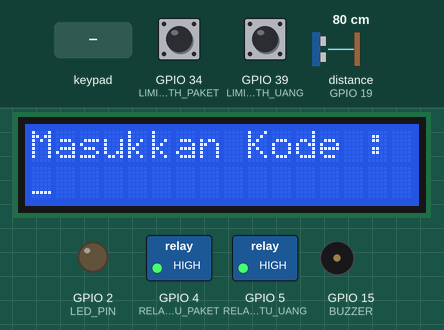
A sketch run on a simulated ESP8266 (NodeMCU). On the bench: 16×2 character LCD, switched loads named in the sketch (green lamp = pin HIGH), output pins drawn as LEDs (lit = HIGH), buzzer (waves = sounding, pin HIGH). The test bench sets the inputs (shaded band); at power-on: GPIO 34 (LIMIT_SWICTH_PAKET) LOW, GPIO 39 (LIMIT_SWICTH_UANG) LOW, distance to the obstacle (sensor on GPIO 19) 80 cm. The echo pulse lasts 58.3 µs per cm; WiFi joins after 1.5 s; servers stay silent unless stated; random numbers use the default seed unless the sketch sets one; what the sketch prints to the serial monitor is not drawn.

Above: at 4.7 s.
5.9 s: keypad keys 1 3 1 2 1 4 2 7 D pressed 0.4 s apart
At 10.8 s:
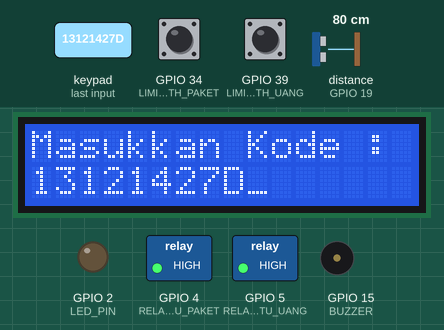
11.0 s: key 'A' pressed
At 12.0 s:
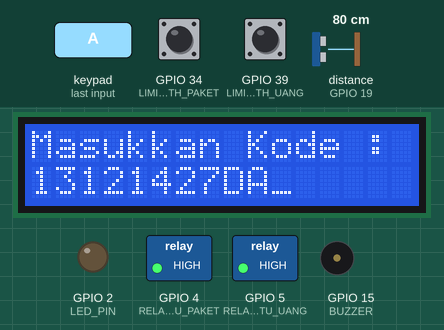
13.6 s: key 'B' pressed
At 14.4 s:
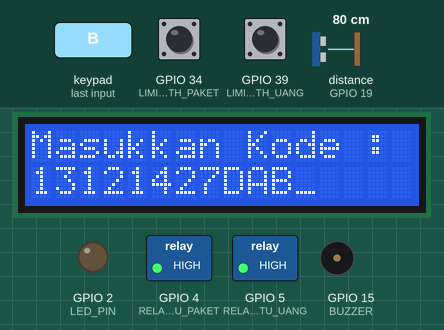
16.6 s: keypad keys 1 3 1 2 1 4 2 7 # pressed 0.4 s apart
At 21.5 s:
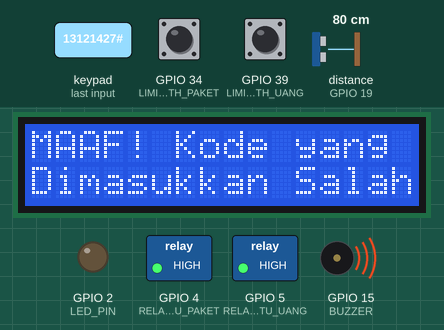
21.7 s: key '*' pressed
24.7 s: keypad keys 1 3 1 2 1 4 2 7 A pressed 0.4 s apart
At 29.6 s:
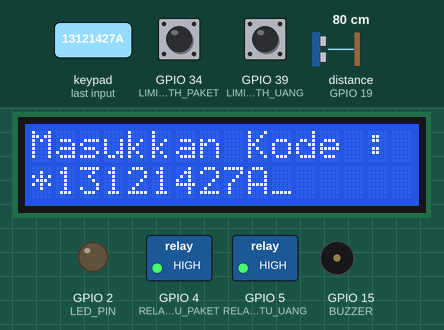
Timing chart, 0 to 30.8 s (numbered marks = the images above; inputs shaded):
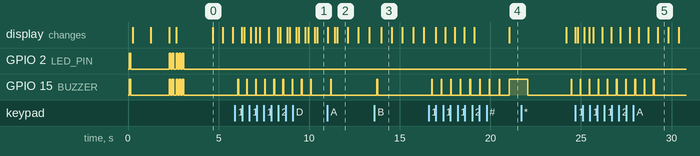

Measured:
- after the input at 5.9 s, GPIO 15 (BUZZER): alternates HIGH for 0.04 s and LOW for 0.46 s, starting after 0.16 s
- after the input at 11.0 s, GPIO 15 (BUZZER): LOW → HIGH after 0.18 s, → LOW 0.04 s later
- after the input at 13.6 s, GPIO 15 (BUZZER): LOW → HIGH after 0.14 s, → LOW 0.04 s later
- after the input at 16.6 s, GPIO 15 (BUZZER): alternates HIGH for 0.04 s and LOW for 0.49 s, starting after 0.16 s
- after the input at 24.7 s, GPIO 15 (BUZZER): alternates HIGH for 0.04 s and LOW for 0.47 s, 18 changes in all, then stays LOW, starting after 0.26 s

The sketch:

esp32.ino
```cpp
#include <WiFi.h>
#include <Keypad.h>
#include <NewPing.h>
#include <LiquidCrystal_I2C.h>
#include <CTBot.h>

#define LIMIT_SWICTH_PAKET 34
#define LIMIT_SWICTH_UANG  39
#define RELAY_PINTU_PAKET  4
#define RELAY_PINTU_UANG   5
#define LED_PIN            2
#define BUZZER             15
#define TRIGPIN            18
#define ECHOPIN            19

#define ssid        "vivo Y27s"
#define password    "ajai1997"
#define token       "7111168526:AAGVUM_-6o5o0S3UVcUsgmsFsgd2g6p1Unc"
#define IDTelegram  msg.sender.id

char keys[4][4] = { {'1','2','3','A'},
                    {'4','5','6','B'},
                    {'7','8','9','C'},
                    {'*','0','#','D'}};
byte rowPins[4] = {13, 12, 14, 27}; // konektor baris ke pin ESP32
byte colPins[4] = {26, 25, 33, 32}; // konektor kolom ke pin ESP32

LiquidCrystal_I2C lcd(0x27, 16, 2);
NewPing sonar(TRIGPIN, ECHOPIN, 200);
Keypad myKeypad = Keypad(makeKeymap(keys), rowPins, colPins, 4, 4);
CTBot myBot;
TBMessage msg;

static unsigned long prevMillis = 0, timerMillis = 500;
static int randomNumber;
static String passwordPaket = "";
static String cursorLCD = "";
static bool logic0, logic1, logic2, logic3, logic4;
static bool x1,x2,x3,x4,x5;

void buzzer(int mode = 0, int index = 3, int timer = 80){
  switch(mode){
    case 0 :
      for(int i=0; i<index; i++){
        digitalWrite(BUZZER, HIGH);
        delay(timer);
        digitalWrite(BUZZER, LOW);
        delay(timer);
      } break;
    case 1 :
      for(int i=0; i<index; i++){
        digitalWrite(LED_PIN, HIGH);
        delay(timer);
        digitalWrite(LED_PIN, LOW);
        delay(timer);
      } break;
    case 2 :
      for(int i=0; i<index; i++){
        digitalWrite(LED_PIN, HIGH);
        digitalWrite(BUZZER, HIGH);
        delay(timer);
        digitalWrite(LED_PIN, LOW);
        digitalWrite(BUZZER, LOW);
        delay(timer);
      } break;
    default :
      break;
  }
}

void connectWifi(){
  Serial.println("Connecting to WiFi...");
      lcd.setCursor(0,0); lcd.print("Menghubungkan Ke");
      lcd.setCursor(0,1); lcd.print("Jaringan Wifi");
  WiFi.begin(ssid, password);
  while (WiFi.status() != WL_CONNECTED) {
    delay(1000);
    Serial.print("."); lcd.print(".");
  }  Serial.println("Wifi Terhubung");
       lcd.setCursor(0,0); lcd.print(" Jaringan Wifi  ");
       lcd.setCursor(0,1); lcd.print("   Terhubung    ");
       buzzer(2,2);
}

void loginTelegram(){
       lcd.setCursor(0,0); lcd.print("Menghubungkan Ke");
       lcd.setCursor(0,1); lcd.print(" Bot Telegram   ");
    Serial.println("login in telegram...");
    while (!myBot.testConnection()){
        myBot.setTelegramToken(token);
        delay(100);}
  if(myBot.testConnection()){
    lcd.setCursor(0,0); lcd.print("Koneksi Telegram");
    lcd.setCursor(0,1); lcd.print("   Terhubung    ");
    buzzer(2,3);
       Serial.print("Telegram connection OK!");
       Serial.print("Waktu Koneksi Telegram : ");
       delay(1500);
  } else {
       Serial.println("Connection Not OK");
       buzzer(2,5);
  }
}

void setup() {
  Serial.begin(115200);
  lcd.init(); lcd.backlight(); lcd.clear();

  pinMode(LIMIT_SWICTH_PAKET,INPUT);
  pinMode(LIMIT_SWICTH_UANG,INPUT);
  pinMode(RELAY_PINTU_PAKET,OUTPUT);
  pinMode(RELAY_PINTU_UANG,OUTPUT);
  pinMode(LED_PIN,OUTPUT);
  pinMode(BUZZER,OUTPUT);

  digitalWrite(RELAY_PINTU_PAKET,HIGH);
  digitalWrite(RELAY_PINTU_UANG,HIGH);
  digitalWrite(LED_PIN,LOW);

  buzzer(2,1);
  connectWifi();
  loginTelegram();
  logic0 = true;

  randomNumber = random(1000, 9999);
  Serial.print("Kode Anda : "); Serial.println(randomNumber);
}

void loop() {
  TBMessage msg;
  char key = myKeypad.getKey();
  int range = sonar.ping_cm();
  int status_paket = digitalRead(LIMIT_SWICTH_PAKET);
  int status_uang = digitalRead(LIMIT_SWICTH_UANG);

  Serial.print("Range : "); Serial.print(range); Serial.println(" cm");

  if(range < 30 && range != 0){
      digitalWrite(LED_PIN, HIGH);
  } else {
    digitalWrite(LED_PIN, LOW);
  }

  if((millis() - prevMillis) > timerMillis){
    if(cursorLCD == "_"){
      cursorLCD = "";
    } else {
      cursorLCD = "_";
    }
    prevMillis = millis();
  }


  if(logic0){
    lcd.setCursor(0,0); lcd.print("Masukkan Kode : ");
    lcd.setCursor(0,1); lcd.print(passwordPaket + cursorLCD + "                ");

     if (key != NO_KEY) {
      if(key != '#'){
        buzzer(0,1,40);
      }
      passwordPaket += key;
      if(key == '*'){
          passwordPaket.remove(passwordPaket.length()-2);
      } else if(key == '#'){
          passwordPaket.remove(passwordPaket.length()-1);
          if(passwordPaket == String(randomNumber)){
              lcd.setCursor(0,0); lcd.print("   Kode Benar   ");
              lcd.setCursor(0,1); lcd.print("                ");
              buzzer(0); digitalWrite(RELAY_PINTU_PAKET, LOW);
              logic0 = false; logic1 = true;
          } else {
              lcd.setCursor(0,0); lcd.print("MAAF! Kode yang ");
              lcd.setCursor(0,1); lcd.print("Dimasukkan Salah");
              buzzer(0,1,1000);
              delay(1000);
          }
          passwordPaket = "";
      }
    }
  }


  if(logic1){
    if(range < 30 && range != 0){
      if(x1){
        lcd.setCursor(0,0); lcd.print("  Paket  Telah  ");
        lcd.setCursor(0,1); lcd.print("   Dimasukkan   ");
        delay(1000); x1 = false;
      } else {
        lcd.setCursor(0,0); lcd.print(" Silahkan Tutup ");
        lcd.setCursor(0,1); lcd.print("  Pintu Kembali ");
        logic2 = true;
      }
    } else {
      lcd.setCursor(0,0); lcd.print("    Silahkan    ");
      lcd.setCursor(0,1); lcd.print(" Masukkan Paket ");
      x1 = true;  logic2 = false;
    }
  }

  if(logic2){
    if(!status_paket){
      logic1 = false;
      digitalWrite(RELAY_PINTU_UANG, LOW);
      digitalWrite(RELAY_PINTU_PAKET, HIGH);
      buzzer(2,2,200);
      digitalWrite(LED_PIN, HIGH);
        lcd.setCursor(0,0); lcd.print(" Silahkan Ambil ");
        lcd.setCursor(0,1); lcd.print("  Uang Di Atas  ");
      myBot.sendMessage(IDTelegram, "Kotak paket anda dibuka oleh kurir");
        delay(3000);  logic3 = true; logic2 = false;
    }
  }

  if(logic3){
    if(!status_uang){
        lcd.setCursor(0,0); lcd.print("  Terima Kasih  ");
        lcd.setCursor(0,1); lcd.print("  Pak Kurir! :) ");

        buzzer(0);
        digitalWrite(LED_PIN, LOW);
        randomNumber = random(1000, 9999);
        digitalWrite(RELAY_PINTU_UANG, HIGH);

        myBot.sendMessage(IDTelegram, "Paket pesanan anda telah sampai,\nSegera cek kelengkapan pesanan anda.");

        myBot.sendMessage(IDTelegram, "Kode Paket Diperbarui\nKode Paket Anda : " +String(randomNumber));
        delay(3000); logic3 = false; logic0 = true;
    } else {
        lcd.setCursor(0,0); lcd.print("  Mohon Pintu   ");
        lcd.setCursor(0,1); lcd.print("Ditutup Kembali ");
    }
  }

  if (myBot.getNewMessage(msg)){
    if (msg.text.equalsIgnoreCase("/start") || msg.text.equalsIgnoreCase("/menu") || msg.text.equalsIgnoreCase("/help")) {
      myBot.sendMessage(IDTelegram, "Menu :\n\n/code -> Mengecek kode paket.\n/changeCode -> Update kode paket\n/openPaket -> Membuka kotak paket\n/openBrankas ->Membuka kotak brankas\n/status -> Mengecek status isi kotak paket");
    } else if (msg.text.equalsIgnoreCase("/changeCode")){
      randomNumber = random(1000, 9999);
      myBot.sendMessage(IDTelegram, "Kode Paket Diperbarui\nKode Paket Anda : " +String(randomNumber));
    } else if (msg.text.equalsIgnoreCase("/code")){
      myBot.sendMessage(IDTelegram, "Kode Paket Anda : " +String(randomNumber));
    } else if (msg.text.equalsIgnoreCase("/openPaket")){
      buzzer(2,2,200);
      digitalWrite(RELAY_PINTU_PAKET,LOW); x2=true;
      myBot.sendMessage(IDTelegram, "Kotak paket berhasil dibuka");
    } else if (msg.text.equalsIgnoreCase("/openBrankas")){
      buzzer(2,2,200);
      digitalWrite(RELAY_PINTU_UANG,LOW); x3=true;
      digitalWrite(LED_PIN,HIGH);
      myBot.sendMessage(IDTelegram, "Kotak brankas berhasil dibuka");
    } else if (msg.text.equalsIgnoreCase("/status")){
      if(range < 30){
        myBot.sendMessage(IDTelegram, "Paket pesanan anda telah sampai,\nSegera cek kelengkapan pesanan anda.");
      } else {
        myBot.sendMessage(IDTelegram, "Paket pesanan anda belum sampai,\nMohon menunggu hingga paket pesanan anda sampai. ");
      }
    } else if (msg.text.equalsIgnoreCase("p") || msg.text.equalsIgnoreCase("P")){
      lcd.init(); lcd.backlight(); lcd.clear();
    } else {
      myBot.sendMessage(IDTelegram, "Perintah yang anda masukkan tidak valid!\ntekan /menu untuk melihat daftar perintah");
    }
  }

  if(x2){
    if(!status_paket){
      digitalWrite(RELAY_PINTU_PAKET,HIGH);
      x2=false;
    }
  }
  if(x3){
    if(!status_uang){
      digitalWrite(RELAY_PINTU_UANG,HIGH);
      digitalWrite(LED_PIN,LOW);
      x3=false;
    }
  }
}
```
